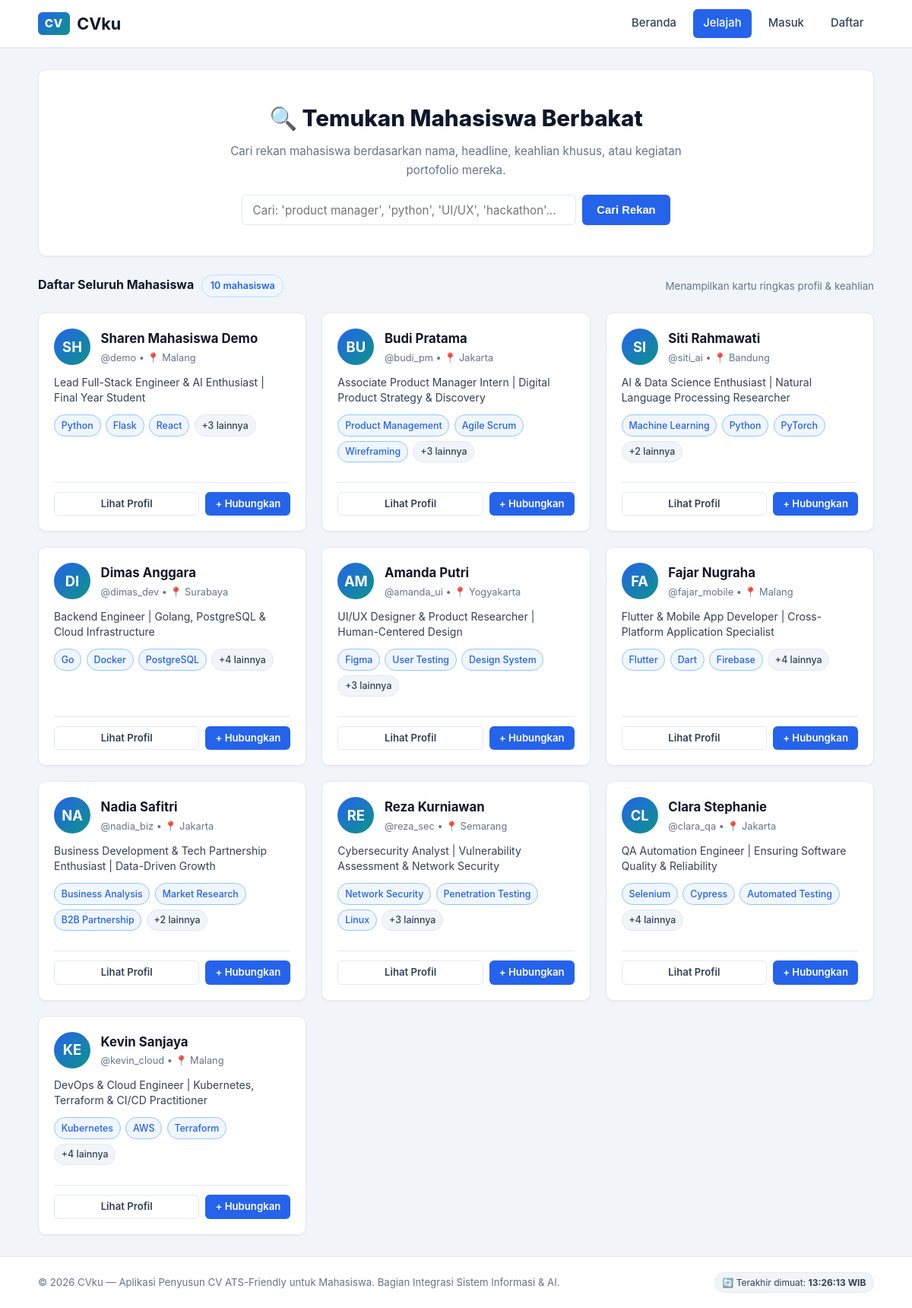
Screenshot of /jelajah with the database file from the repository.
### tables this page shows
CREATE TABLE "pengguna" (
                id INTEGER PRIMARY KEY AUTOINCREMENT,
                username TEXT UNIQUE NOT NULL,
                password_hash TEXT NOT NULL,
                peran TEXT NOT NULL DEFAULT 'pengguna',
                nama TEXT,
                email TEXT,
                telepon TEXT,
                kota TEXT,
                linkedin TEXT,
                ringkasan TEXT,
                headline TEXT,
                skill TEXT
            );

### app.py (the view)
@app.route("/jelajah")
def jelajah_page():
    q = request.args.get("q", "").strip()
    user_id = session.get("user_id")
    daftar_mahasiswa = jaringan.cari_mahasiswa(q, id_saat_ini=user_id)
    return render_template("jelajah.html", daftar_mahasiswa=daftar_mahasiswa, q=q)

### app.py (called while the page is built)
@app.after_request
def add_no_cache_headers(response):
    response.headers["Cache-Control"] = "no-cache, no-store, must-revalidate, max-age=0"
    response.headers["Pragma"] = "no-cache"
    response.headers["Expires"] = "0"
    return response

@app.context_processor
def inject_waktu_server():
    return {
        "waktu_refresh": datetime.datetime.now().strftime("%H:%M:%S")
    }

### db.py (called while the page is built)
def koneksi():
    con = sqlite3.connect(DB_PATH)
    con.row_factory = sqlite3.Row
    con.execute("PRAGMA foreign_keys = ON")
    return con

### jaringan.py (called while the page is built)
def _parse_skill(skill_str):
    if not skill_str:
        return []
    return [s.strip() for s in skill_str.split(",") if s.strip()]

### templates/jelajah.html (shortened to what this page needs)
{% extends "base.html" %}
{% block content %}
<div class="card" style="margin-bottom: 1.5rem;">
  <div style="text-align: center; max-width: 650px; margin: 0 auto; padding: 1rem 0;">
    <h1 style="font-size: 1.85rem; font-weight: 800; color: var(--dark); margin-bottom: 0.5rem;">
      🔍 Temukan Mahasiswa Berbakat
    </h1>
    <p style="color: var(--muted); font-size: 0.95rem; margin-bottom: 1.25rem;">
      Cari rekan mahasiswa berdasarkan nama, headline, keahlian khusus, atau kegiatan portofolio mereka.
    </p>
    <form method="GET" action="{{ url_for('jelajah_page') }}" style="display: flex; gap: 0.5rem; justify-content: center; flex-wrap: wrap;">
      <input
        type="text"
        name="q"
        class="form-control"
        style="max-width: 440px; font-size: 0.95rem;"
        placeholder="Cari: 'product manager', 'python', 'UI/UX', 'hackathon'..."
        value="{{ q }}"
        autofocus
      >
      <button type="submit" class="btn btn-primary">Cari Rekan</button>
    </form>
  </div>
</div>
<div style="display: flex; justify-content: space-between; align-items: center; margin-bottom: 1rem; flex-wrap: wrap; gap: 0.5rem;">
  <div>
    {% if q %}
      <span style="font-size: 1rem; font-weight: 700; color: var(--dark);">
        Hasil pencarian untuk "<span style="color: var(--primary);">{{ q }}</span>"
      </span>
      <span class="badge badge-section" style="margin-left: 0.4rem;">{{ daftar_mahasiswa|length }} ditemukan</span>
    {% else %}
      <span style="font-size: 1rem; font-weight: 700; color: var(--dark);">
        Daftar Seluruh Mahasiswa
      </span>
      <span class="badge badge-section" style="margin-left: 0.4rem;">{{ daftar_mahasiswa|length }} mahasiswa</span>
    {% endif %}
  </div>
  <small style="color: var(--muted);">Menampilkan kartu ringkas profil &amp; keahlian</small>
</div>
{% if daftar_mahasiswa %}
  <div class="user-card-grid">
    {% for m in daftar_mahasiswa %}
      <div class="user-card">
        <div>
          <div style="display: flex; align-items: flex-start; gap: 0.85rem; margin-bottom: 0.75rem;">
            <div class="avatar-circle">
              {{ (m.nama or m.username)[:2]|upper }}
            </div>
            <div style="flex: 1; min-width: 0;">
              <h3 style="font-size: 1.05rem; font-weight: 700; margin: 0; white-space: nowrap; overflow: hidden; text-overflow: ellipsis;">
                <a href="{{ url_for('profil_publik_page', id=m.id) }}" style="color: var(--dark);">
                  {{ m.nama or m.username }}
                </a>
              </h3>
              <p style="font-size: 0.8rem; color: var(--muted); margin: 0.1rem 0 0 0;">
                @{{ m.username }} {% if m.kota %}• 📍 {{ m.kota }}{% endif %}
              </p>
            </div>
          </div>
          <p style="font-size: 0.875rem; color: var(--slate); line-height: 1.4; margin-bottom: 0.75rem; display: -webkit-box; -webkit-line-clamp: 2; -webkit-box-orient: vertical; overflow: hidden; min-height: 2.5rem;">
            {{ m.headline or 'Mahasiswa aktif berportofolio di CVku Network.' }}
          </p>
          <div class="skill-tags">
            {% if m.tiga_skill %}
              {% for s in m.tiga_skill %}
                <span class="skill-tag skill-tag-primary">{{ s }}</span>
              {% endfor %}
              {% if m.skill_list|length > 3 %}
                <span class="skill-tag" title="{{ m.skill }}">+{{ m.skill_list|length - 3 }} lainnya</span>
              {% endif %}
            {% else %}
              <span class="skill-tag" style="color: var(--muted); font-style: italic;">Belum ada tag skill</span>
            {% endif %}
          </div>
        </div>
        <div style="display: flex; gap: 0.5rem; margin-top: 1rem; pt: 0.75rem; border-top: 1px solid var(--border); padding-top: 0.75rem; align-items: center; justify-content: space-between;">
          <a href="{{ url_for('profil_publik_page', id=m.id) }}" class="btn btn-outline btn-sm" style="flex: 1; text-align: center;">
            Lihat Profil
          </a>
          {% if session.get('user_id') %}
            {% if m.id == session.get('user_id') %}
              <span class="badge" style="background: #f1f5f9; color: var(--muted); padding: 0.35rem 0.6rem;">Anda</span>
            {% elif m.status_koneksi == 'terhubung' %}
              <span class="badge" style="background: #dcfce7; color: #166534; border: 1px solid #86efac; padding: 0.35rem 0.6rem;">✓ Terhubung</span>
            {% elif m.status_koneksi == 'menunggu_keluar' %}
              <span class="badge" style="background: #fef3c7; color: #92400e; border: 1px solid #fde68a; padding: 0.35rem 0.6rem;">⏳ Menunggu</span>
            {% elif m.status_koneksi == 'menunggu_masuk' %}
              <a href="{{ url_for('jaringan_page', tab='permintaan') }}" class="btn btn-primary btn-sm" style="font-size: 0.75rem;">Konfirmasi</a>
            {% else %}
              <form method="POST" action="{{ url_for('kirim_koneksi_action', id=m.id) }}" style="margin: 0;">
                <button type="submit" class="btn btn-primary btn-sm">
                  + Hubungkan
                </button>
              </form>
            {% endif %}
          {% else %}
            <a href="{{ url_for('login') }}" class="btn btn-primary btn-sm" title="Masuk untuk menghubungkan">
              + Hubungkan
            </a>
          {% endif %}
        </div>
      </div>
    {% endfor %}
  </div>
{% endif %}
{% endblock %}

### static/css/style.css (style rules this page uses)
:root { --primary: #2563eb; --primary-hover: #1d4ed8; --primary-light: #eff6ff; --secondary: #0d9488; --secondary-hover: #0f766e; --dark: #0f172a; --slate: #334155; --muted: #64748b; --light: #f8fafc; --white: #ffffff; --border: #e2e8f0; --border-focus: #93c5fd; --success-bg: #dcfce7; --success-text: #166534; --success-border: #86efac; --warning-bg: #fef3c7; --warning-text: #92400e; --warning-border: #fde68a; --danger-bg: #fee2e2; --danger-text: #991b1b; --danger-border: #fca5a5; --info-bg: #e0f2fe; --info-text: #075985; --info-border: #bae6fd; --shadow-sm: 0 1px 2px 0 rgba(0, 0, 0, 0.05); --shadow: 0 4px 6px -1px rgba(0, 0, 0, 0.08), 0 2px 4px -2px rgba(0, 0, 0, 0.05); --shadow-lg: 0 10px 15px -3px rgba(0, 0, 0, 0.1), 0 4px 6px -4px rgba(0, 0, 0, 0.05); --radius-sm: 6px; --radius: 10px; --radius-lg: 14px; --radius-full: 9999px; --font-main: -apple-system, BlinkMacSystemFont, "Segoe UI", Roboto, "Helvetica Neue", Arial, sans-serif; --font-cv: "Calibri", "Arial", sans-serif; }
*, *::before, *::after { box-sizing: border-box; margin: 0; padding: 0; }
body { font-family: var(--font-main); background-color: #f1f5f9; color: var(--slate); line-height: 1.6; min-height: 100vh; display: flex; flex-direction: column; }
a { color: var(--primary); text-decoration: none; transition: color 0.15s ease; }
.card { background-color: var(--white); border-radius: var(--radius); border: 1px solid var(--border); box-shadow: var(--shadow-sm); padding: 1.5rem; margin-bottom: 1.5rem; }
.btn { display: inline-flex; align-items: center; justify-content: center; gap: 0.45rem; padding: 0.55rem 1.15rem; font-size: 0.925rem; font-weight: 600; border-radius: var(--radius-sm); border: 1px solid transparent; cursor: pointer; transition: all 0.15s ease; text-decoration: none; line-height: 1.4; }
.btn-primary { background-color: var(--primary); color: var(--white); }
.btn-outline { background-color: var(--white); color: var(--slate); border-color: var(--border); }
.btn-sm { padding: 0.35rem 0.75rem; font-size: 0.825rem; }
.form-control { width: 100%; padding: 0.6rem 0.85rem; font-size: 0.925rem; font-family: inherit; color: var(--dark); background-color: var(--white); border: 1px solid var(--border); border-radius: var(--radius-sm); transition: border-color 0.15s, box-shadow 0.15s; }
.badge { display: inline-flex; align-items: center; gap: 0.3rem; font-size: 0.785rem; font-weight: 600; padding: 0.25rem 0.65rem; border-radius: var(--radius-full); border: 1px solid transparent; }
.badge-section { background-color: var(--primary-light); color: var(--primary); border-color: #bfdbfe; }
.user-card-grid { display: grid; grid-template-columns: repeat(auto-fill, minmax(290px, 1fr)); gap: 1.25rem; margin-top: 1.25rem; }
.user-card { background: var(--white); border: 1px solid var(--border); border-radius: var(--radius); padding: 1.25rem; display: flex; flex-direction: column; justify-content: space-between; box-shadow: var(--shadow-sm); transition: transform 0.15s ease, box-shadow 0.15s ease; }
.avatar-circle { width: 48px; height: 48px; border-radius: 50%; background: linear-gradient(135deg, var(--primary), var(--secondary)); color: #ffffff; display: flex; align-items: center; justify-content: center; font-weight: 700; font-size: 1.15rem; flex-shrink: 0; }
.skill-tags { display: flex; flex-wrap: wrap; gap: 0.4rem; margin: 0.6rem 0; }
.skill-tag { background: #f1f5f9; color: var(--slate); border: 1px solid var(--border); font-size: 0.775rem; font-weight: 500; padding: 0.2rem 0.55rem; border-radius: 9999px; white-space: nowrap; }
.skill-tag-primary { background: var(--primary-light); color: var(--primary); border-color: var(--border-focus); }

### rows the page displays
pengguna: nama "SH", nama "Sharen Mahasiswa Demo", username "demo", kota "Malang", headline "Lead Full-Stack Engineer & AI Enthusiast | Final Year Student", tiga_skill "Python" "Flask" "React", skill_list|length "3"
pengguna: nama "BU", nama "Budi Pratama", username "budi_pm", kota "Jakarta", headline "Associate Product Manager Intern | Digital Product Strategy & Discovery", tiga_skill "Product Management" "Agile Scrum" "Wireframing", skill_list|length "3"
pengguna: nama "SI", nama "Siti Rahmawati", username "siti_ai", kota "Bandung", headline "AI & Data Science Enthusiast | Natural Language Processing Researcher", tiga_skill "Machine Learning" "Python" "PyTorch", skill_list|length "2"
pengguna: nama "DI", nama "Dimas Anggara", username "dimas_dev", kota "Surabaya", headline "Backend Engineer | Golang, PostgreSQL & Cloud Infrastructure", tiga_skill "Go" "Docker" "PostgreSQL", skill_list|length "4"
pengguna: nama "AM", nama "Amanda Putri", username "amanda_ui", kota "Yogyakarta", headline "UI/UX Designer & Product Researcher | Human-Centered Design", tiga_skill "Figma" "User Testing" "Design System", skill_list|length "3"
pengguna: nama "FA", nama "Fajar Nugraha", username "fajar_mobile", kota "Malang", headline "Flutter & Mobile App Developer | Cross-Platform Application Specialist", tiga_skill "Flutter" "Dart" "Firebase", skill_list|length "4"
pengguna: nama "NA", nama "Nadia Safitri", username "nadia_biz", kota "Jakarta", headline "Business Development & Tech Partnership Enthusiast | Data-Driven Growth", tiga_skill "Business Analysis" "Market Research" "B2B Partnership", skill_list|length "2"
pengguna: nama "RE", nama "Reza Kurniawan", username "reza_sec", kota "Semarang", headline "Cybersecurity Analyst | Vulnerability Assessment & Network Security", tiga_skill "Network Security" "Penetration Testing" "Linux", skill_list|length "3"
pengguna: nama "CL", nama "Clara Stephanie", username "clara_qa", kota "Jakarta", headline "QA Automation Engineer | Ensuring Software Quality & Reliability", tiga_skill "Selenium" "Cypress" "Automated Testing", skill_list|length "4"
pengguna: nama "KE", nama "Kevin Sanjaya", username "kevin_cloud", kota "Malang", headline "DevOps & Cloud Engineer | Kubernetes, Terraform & CI/CD Practitioner", tiga_skill "Kubernetes" "AWS" "Terraform", skill_list|length "4"

### other values shown
{{ daftar_mahasiswa|length }} "10"
